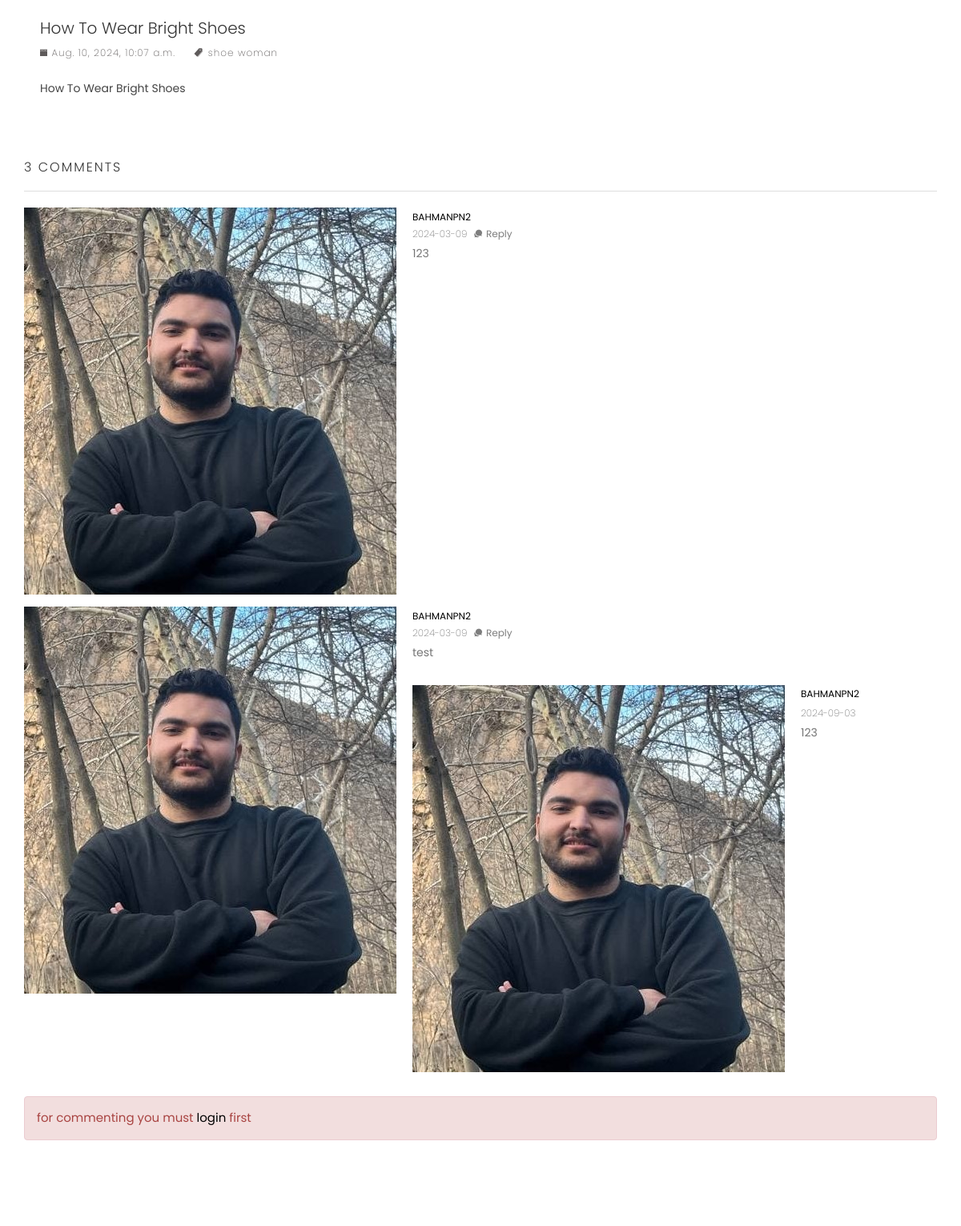
Page /blog/how-to-wear-bright-shoes/ (lower part) on the earlier database version.
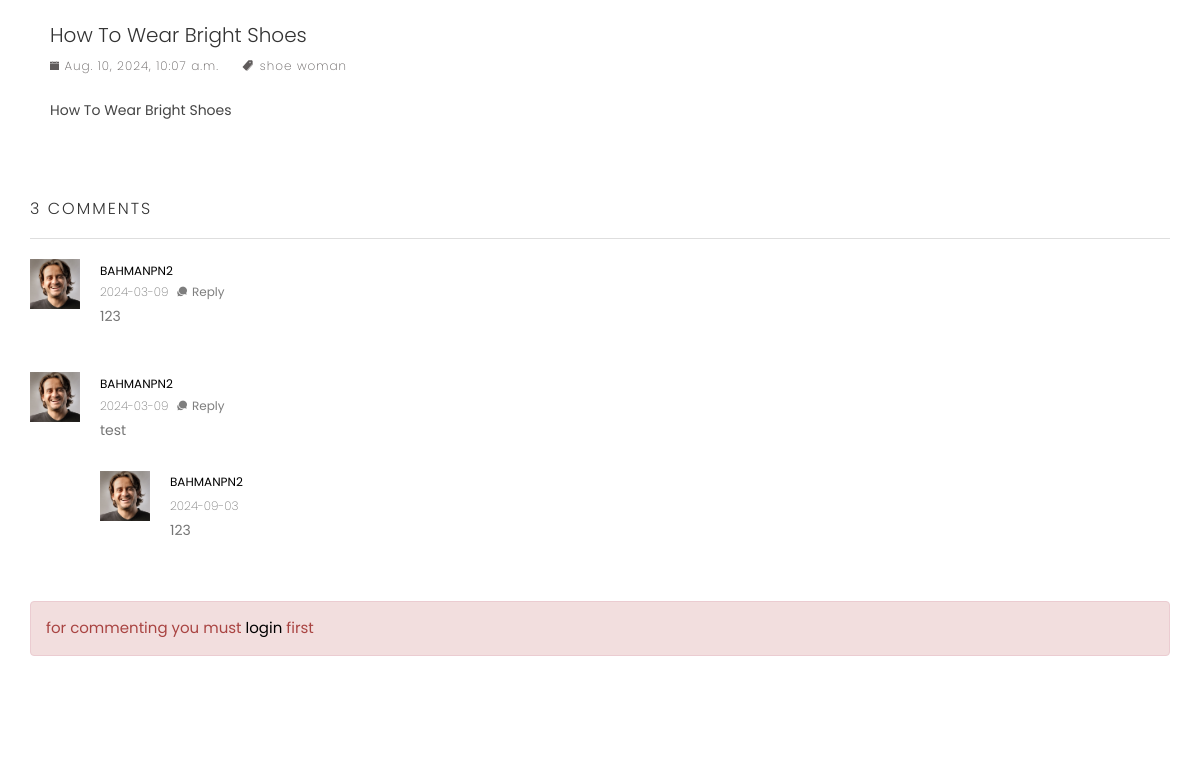
Same page on the later database version.
### blog_module/models.py (models this page shows)
class ArticleComment(models.Model):
    parent=models.ForeignKey('ArticleComment',on_delete=models.CASCADE,blank=True,null=True)
    author=models.ForeignKey(User,on_delete=models.CASCADE)
    created_date=models.DateTimeField(auto_now_add=True)
    text=models.TextField()
    article=models.ForeignKey(Article,on_delete=models.CASCADE)

### account_module/models.py (models this page shows)
class User(AbstractUser):
    phone_number=models.CharField(max_length=11,unique=True,null=True,blank=True)
    image=models.ImageField(upload_to='images/profiles',null=True,blank=True)
    email_active_code=models.CharField(max_length=100,null=True)
    about_user=models.TextField(null=True,blank=True)
    USERNAME_FIELD='phone_number'
    REQUIRED_FIELDS=['email','username']
    def __str__(self):
        if self.username:
            return self.username
        return self.email

### blog_module/views.py (the view, shortened to what this page needs)
# urls.py: path('<slug:slug>/',views.ArticleDetailView.as_view(),name='article-detail'),
class ArticleDetailView(View):
    template_name='blog_module/article_detail.html'
    def get(self,request,slug):
        article=get_object_or_404(Article,slug=slug,is_active=True)
        comments=ArticleComment.objects.filter(parent_id=None,article_id=article.id).order_by('-created_date').prefetch_related('articlecomment_set')
        comments_count=ArticleComment.objects.filter(article_id=article.id).count()
        return render(request,self.template_name,{
            'article':article,
            'comments':comments,
            'comments_count':comments_count
        })

### blog_module/models.py (called while the page is built)
    def __str__(self):
        return self.title

### order_module/context_processors.py (called while the page is built)
def basket_products(request):
    user_basket=OrderBasket.objects.prefetch_related('order_detail').filter(is_paid=False,user_id=request.user.id).first()
    if user_basket is not None:
        return {'user_basket':user_basket}
    else:
        return {'user_basket':None}

### blog_module/templates/blog_module/article_detail.html (shortened to what the changed rows need)
{% extends "base.html" %}
{% load thumbnail %}
{% block content %}
<section class="page-wrapper">
	<div class="container">
		<div class="row">
			<div class="col-md-12">
				<div class="post post-single">
					<h2 class="post-title">{{article.title}}</h2>
				    <div class="post-comments" id='comments_area'>
				    	<ul class="media-list comments-list m-bot-50 clearlist">
							{% for comment in comments %}
								<li class="media" id='single_comment_{{comment.id}}'>
									<a class="pull-left" href="#!">
										{% if comment.author.image %}
											{% thumbnail comment.author.image "50x50" crop='center' quality=75 as im%}
												<img class="media-object comment-avatar" src="{{im.url}}" alt="{{comment.author}}" >
											{% endthumbnail%}
											{% else %}
												<img class="media-object comment-avatar" src="/static/images/blog/avater-1.jpg" alt="" width="50" height="50">
										{% endif %}
									</a>
									<div class="media-body">
										<div class="comment-info">
											<h4 class="comment-author">
												<a href="#!">{{comment.author}}</a>
											</h4>
											<time>{{comment.created_date |date:"Y-d-m"}}</time>
											<a class="comment-button" href="#!" onclick="fillParentId({{comment.id}})"><i class="tf-ion-chatbubbles"></i>Reply</a>
										</div>
										<p>{{comment.text}}</p>
										{% if comment.articlecomment_set %}
											{% for sub_comment in comment.articlecomment_set.all %}
												<div class="media" id='single_comment_{{comment.id}}'>
													<a class="pull-left" href="#!">
														{% if sub_comment.author.image %}
															{% thumbnail sub_comment.author.image "50x50" crop='center' quality=75 as im%}
																<img class="media-object comment-avatar" src="{{im.url}}" alt="{{comment.author}}" >
															{% endthumbnail%}
															{% else %}
																<img class="media-object comment-avatar" src="/static/images/blog/avater-1.jpg" alt="" width="50" height="50">
														{% endif %}
													</a>
													<div class="media-body">
														<div class="comment-info">
															<div class="comment-author">
																<a href="#!">{{sub_comment.author}}</a>
															</div>
															<time>{{sub_comment.created_date|date:'Y-m-d'}}</time>
														</div>
														<p>
															{{sub_comment.text}}
														</p>
													</div>
												</div>
											{% endfor %}
										{% endif %}
									</div>
								</li>
							{% endfor %}
						</ul>
				    </div>
				</div>
			</div>
		</div>
	</div>
</section>
{% endblock content %}

Differences in the rows shown:
changed through a linked row, ArticleComment (number 1 of 3 on the later page): image: picture added; image: picture removed
changed through a linked row, ArticleComment "test": image: picture added; image: picture removed
changed through a linked row, ArticleComment (number 3 of 3 on the later page): image: picture added; image: picture removed
